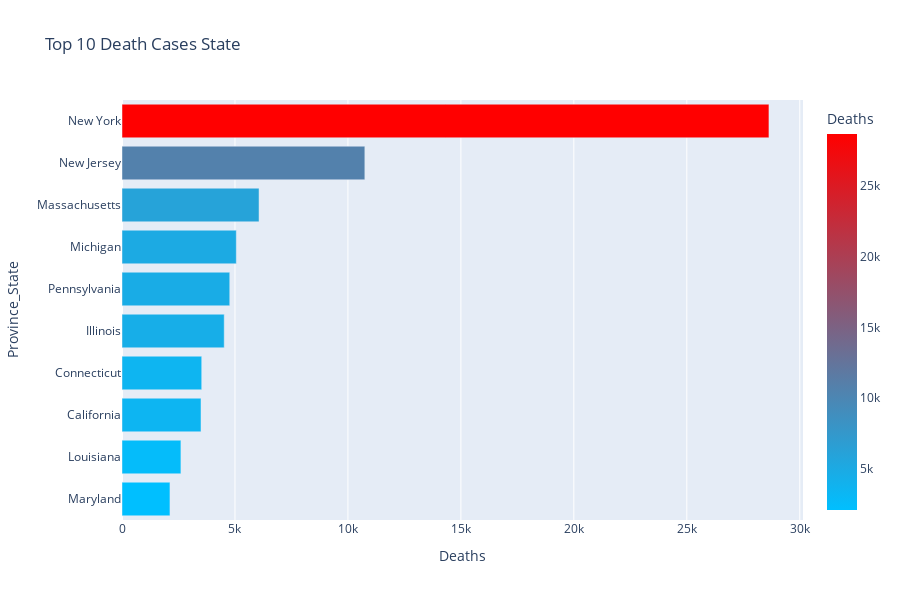

Notebook code cell kept with this figure:
### Code cell
top10_deaths = pd.DataFrame(covid.groupby('Province_State')['Deaths'].sum().nlargest(10).sort_values(ascending = True))
fig2 = px.bar(top10_deaths, x = 'Deaths', y = top10_deaths.index, height = 600, color = 'Deaths', orientation = 'h',
            color_continuous_scale = ['deepskyblue','red'], title = 'Top 10 Death Cases State')
fig2.show()

### Figure 1 — Plotly figure (JSON) as saved in the notebook; plotly's stock layout.template omitted (floating-point values rounded to 4 significant figures)
{"data": [{"alignmentgroup": "True", "hovertemplate": "Deaths=%{marker.color}<br>Province_State=%{y}<extra></extra>", "legendgroup": "", "marker": {"color": [2123, 2608, 3497, 3529, 4525, 4770, 5060, 6066, 10749, 28636], "coloraxis": "coloraxis"}, "name": "", "offsetgroup": "", "orientation": "h", "showlegend": false, "textposition": "auto", "type": "bar", "x": [2123, 2608, 3497, 3529, 4525, 4770, 5060, 6066, 10749, 28636], "xaxis": "x", "y": ["Maryland", "Louisiana", "California", "Connecticut", "Illinois", "Pennsylvania", "Michigan", "Massachusetts", "New Jersey", "New York"], "yaxis": "y"}], "layout": {"barmode": "relative", "coloraxis": {"colorbar": {"title": {"text": "Deaths"}}, "colorscale": [[0, "deepskyblue"], [1, "red"]]}, "height": 600, "legend": {"tracegroupgap": 0}, "title": {"text": "Top 10 Death Cases State"}, "xaxis": {"anchor": "y", "domain": [0, 1], "title": {"text": "Deaths"}}, "yaxis": {"anchor": "x", "domain": [0, 1], "title": {"text": "Province_State"}}}}
